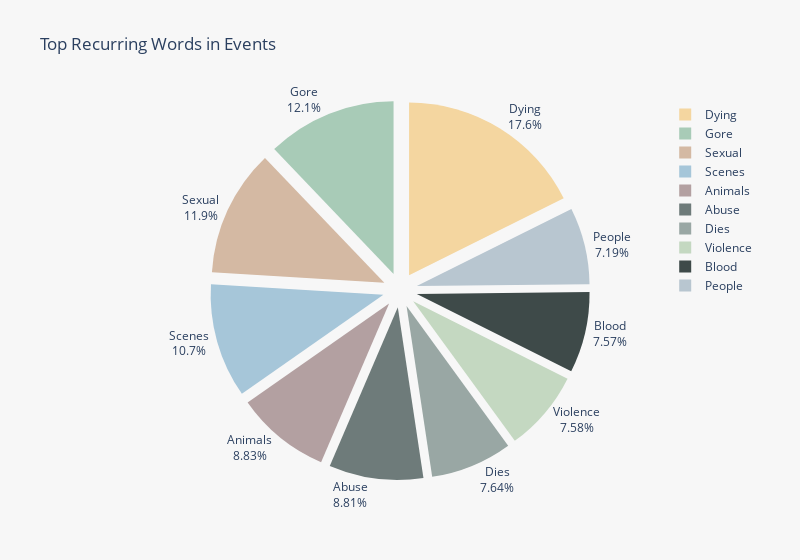

The code cell stored with this chart in its notebook:
### Markdown cell above
Preprocess Text

### Code cell
# Function to preprocess the text
def preprocess_text(text):
    text = text.lower()
    text = re.sub(r'[^a-z\s]', '', text)  # Remove non-alphabet characters
    tokens = word_tokenize(text)  # Tokenize text
    stop_words = set(stopwords.words('english'))  # Remove stopwords
    tokens = [word for word in tokens if word not in stop_words]
    return tokens

# Function to analyze the most common words and plot a pie chart
def analyze_most_common_words(df, text_column, top_n=50, save_path=None):
    processed_column = f"processed_{text_column}"
    
    # Preprocess the text column
    df[processed_column] = df[text_column].apply(preprocess_text)  # Assumes preprocess_text is defined
    
    # Flatten all tokens into a single list
    all_tokens = [word for tokens in df[processed_column] for word in tokens]
    total_word_count = len(all_tokens)
    
    # Count the most common words
    word_freq = Counter(all_tokens)
    most_common_words = word_freq.most_common(top_n)
    
    # Print results
    print(f"Top {top_n} most common words in '{text_column}':\n")
    print(f"{'Word':<15}{'Count':<10}{'Percentage (%)':<10}")
    print("-" * 35)
    for word, count in most_common_words:
        percentage = (count / total_word_count) * 100
        print(f"{word:<15}{count:<10}{percentage:.2f}")
    
    # Prepare data for Plotly
    words, counts = zip(*most_common_words)
    words_capitalized = [word.capitalize() for word in words]  # Capitalize the first letter of each word
    percentages = [round((count / total_word_count) * 100, 2) for count in counts]
    
    fig = go.Figure(data=[go.Pie(
        labels=words_capitalized,
        values=counts,
        hoverinfo='label+percent',
        textinfo='label+percent',
        textposition='outside',
        pull=[0.1] * len(words),
        marker=dict(colors=[
            '#F4D6A0',
            '#A8CBB7',
            '#D4B9A3',
            '#A6C6D9',
            '#B3A0A1',
            '#6E7B7A',
            '#99A7A4',
            '#C4D8C1',
            '#3E4A49',
            '#B8C6D0',
        ])
    )])

    fig.update_layout(
        title=f'Top Recurring Words in Events',
        showlegend=True, 
        plot_bgcolor='#f7f7f7', 
        paper_bgcolor='#f7f7f7',
        width=800
    )
    
    if save_path:
        fig.write_image(save_path)
        print(f"Plot saved to {save_path}")
        
    fig.show()
    
    return most_common_words

analyze_most_common_words(cleaned_films, text_column='events', top_n=10)

### Figure 1 — Plotly figure (JSON) as saved in the notebook; plotly's stock layout.template omitted (floating-point values rounded to 4 significant figures)
{"data": [{"hoverinfo": "label+percent", "labels": ["Dying", "Gore", "Sexual", "Scenes", "Animals", "Abuse", "Dies", "Violence", "Blood", "People"], "marker": {"colors": ["#F4D6A0", "#A8CBB7", "#D4B9A3", "#A6C6D9", "#B3A0A1", "#6E7B7A", "#99A7A4", "#C4D8C1", "#3E4A49", "#B8C6D0"]}, "pull": [0.1, 0.1, 0.1, 0.1, 0.1, 0.1, 0.1, 0.1, 0.1, 0.1], "textinfo": "label+percent", "textposition": "outside", "type": "pie", "values": [4676, 3218, 3153, 2831, 2341, 2336, 2025, 2010, 2006, 1905]}], "layout": {"paper_bgcolor": "#f7f7f7", "plot_bgcolor": "#f7f7f7", "showlegend": true, "title": {"text": "Top Recurring Words in Events"}, "width": 800}}
